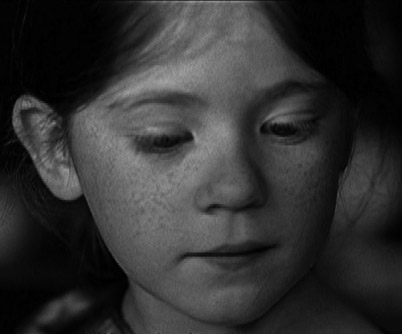
#> input picture data/img4.jpg, 402 x 334 px, found by its file name
$ python cv_imagePyramid_contourDetection.py
#> lines starting #> are read from the running program, lines starting #| are printed output that depends on the picture
import os
import cv2
import numpy as np
import matplotlib.pyplot as plt

os.chdir("/Users/admin/Desktop/CL/Python/OpenCV")
def cv_show(img,name):
    cv2.imshow(name,img)
    cv2.waitKey()
    cv2.destroyAllWindows()

img=cv2.imread("img4.jpg")
#> img is the input picture: shape (334, 402, 3); min 0, max 165, mean 49
cv_show(img,"origin")
print (img.shape)
#| (334, 402, 3)
#高斯金字塔：向上采样方法（放大）
up=cv2.pyrUp(img)
cv_show(up,'up')
print (up.shape)
#| (668, 804, 3)
#高斯金字塔：向下采样方法（缩小）
down=cv2.pyrDown(img)
cv_show(down,'down')
print (down.shape)
#| (167, 201, 3)
#高斯金字塔先向上再向下
up=cv2.pyrUp(img)
up_down=cv2.pyrDown(up)
cv_show(up_down,'up_down')
cv_show(np.hstack((img,up_down)),'up_down')
#> in cv_show (call 5), `cv2.imshow(name,img)`:
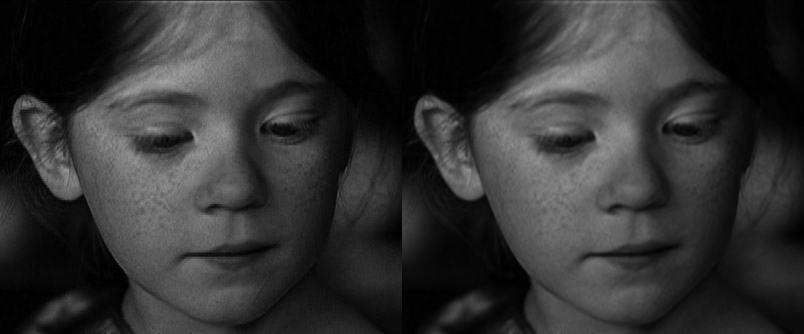
#> window 'up_down': shape (334, 804, 3); min 0, max 165, mean 49
up=cv2.pyrUp(img)
up_down=cv2.pyrDown(up)
cv_show(img-up_down,'img-up_down')
#> in cv_show (call 6), `cv2.imshow(name,img)`:
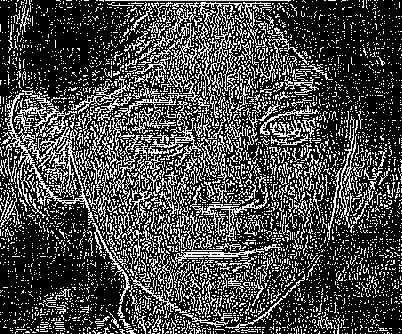
#> window 'img-up_down': shape (334, 402, 3); min 0, max 255, mean 72.7
#第一层Laplace金字塔
down=cv2.pyrDown(img)
down_up=cv2.pyrUp(down)
l_1=img-down_up
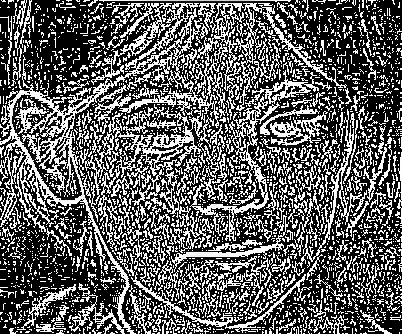
#> l_1: shape (334, 402, 3); min 0, max 255, mean 94.7
cv_show(l_1,'l_1')
#轮廓检测
'''
cv2.findContours(img,mode,method)
mode:轮廓检索模式

RETR_EXTERNAL ：只检索最外面的轮廓；
RETR_LIST：检索所有的轮廓，并将其保存到一条链表当中；
RETR_CCOMP：检索所有的轮廓，并将他们组织为两层：顶层是各部分的外部边界，第二层是空洞的边界;
RETR_TREE：检索所有的轮廓，并重构嵌套轮廓的整个层次;（最常用）
method:轮廓逼近方法

CHAIN_APPROX_NONE：以Freeman链码的方式输出轮廓，所有其他方法输出多边形（顶点的序列）。
CHAIN_APPROX_SIMPLE:压缩水平的、垂直的和斜的部分，也就是，函数只保留他们的终点部分。
'''
gray = cv2.cvtColor(img, cv2.COLOR_BGR2GRAY)
ret, thresh = cv2.threshold(gray, 127, 255, cv2.THRESH_BINARY)
cv_show(thresh,'thresh')
contours, hierarchy = cv2.findContours(thresh, cv2.RETR_TREE, cv2.CHAIN_APPROX_NONE)
#传入绘制图像，轮廓，轮廓索引，颜色模式，线条厚度
# 注意需要copy,要不原图会变。。。
draw_img = img.copy()
res = cv2.drawContours(draw_img, contours, -1, (0, 0, 255), 2)
cv_show(res,'res')
draw_img = img.copy()
res = cv2.drawContours(draw_img, contours, 0, (0, 0, 255), 2)
cv_show(res,'res')
#轮廓特征
cnt = contours[0]
print("area=",cv2.contourArea(cnt))
print("Length=",cv2.arcLength(cnt,True))
#轮廓近似
img = cv2.imread('contours.png')
gray = cv2.cvtColor(img, cv2.COLOR_BGR2GRAY)
ret, thresh = cv2.threshold(gray, 127, 255, cv2.THRESH_BINARY)
contours, hierarchy = cv2.findContours(thresh, cv2.RETR_TREE, cv2.CHAIN_APPROX_NONE)
cnt = contours[0]
draw_img = img.copy()
res = cv2.drawContours(draw_img, [cnt], -1, (0, 0, 255), 2)
cv_show(res,'res')

epsilon = 0.15*cv2.arcLength(cnt,True)
approx = cv2.approxPolyDP(cnt,epsilon,True)
draw_img = img.copy()
res = cv2.drawContours(draw_img, [approx], -1, (0, 0, 255), 2)
cv_show(res,'res')
